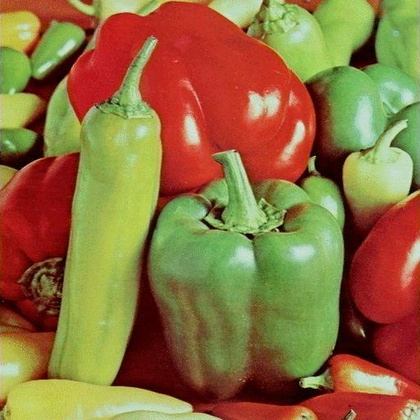
%> input picture Session1/peppers_color.jpg, 420 x 420 px, shrunk from 512 x 512 before the run
$ octave online.m   (GNU Octave 9; MATLAB toolbox functions it lacks are replaced by stand-ins)
%> lines starting %> are read from the running program, lines starting %| are printed output that depends on the picture
I = imread('F:\4.2\DIP-Lab\Session1\peppers_color.jpg');
%> I is the input picture: size 420x420x3 uint8; mean R, G, B 143.3, 112, 63.1
[row,col,numberofchannel] = size(I);
%> row = 420; col = 420; numberofchannel = 3

IgrayImage = zeros(row,col);
for i = 1:row
  for j = 1:col
    r = I(i,j,1);
    g = I(i,j,2);
    b = I(i,j,3);
    IgrayImage(i,j) = r * 0.3 + g * 0.59 + b *0.11;
 endfor
endfor
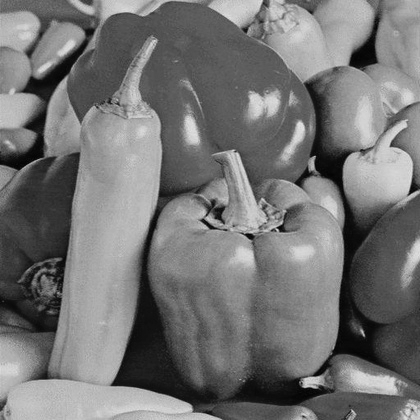
%> IgrayImage: size 420x420 double; min 2, max 227, mean 116.1

count = zeros(1,256);
X = [0:255];

for i=1:row
  for j= 1:col
    count(1,IgrayImage(i,j)+1) = count(1,IgrayImage(i,j)+1) +1;
  endfor
endfor
%> after the loop, count = 256 values, max 2221 at index 94, min 0 at index 1, mean 689.1
bar(X,count)
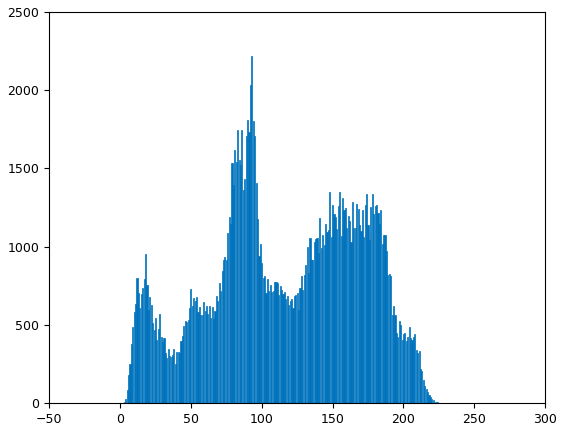
%> figure redrawn from the program's plot data; tallest bar 2221 high, from x = 92.6 to 93.4
